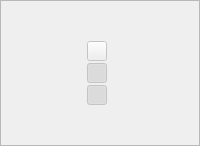
         <widget class="QFrame" name="moving_disp_settings_frame">
          <property name="frameShape">
           <enum>QFrame::StyledPanel</enum>
          </property>
          <property name="frameShadow">
           <enum>QFrame::Raised</enum>
          </property>
          <layout class="QHBoxLayout" name="horizontalLayout_5">
           <property name="spacing">
            <number>0</number>
           </property>
           <property name="leftMargin">
            <number>0</number>
           </property>
           <property name="topMargin">
            <number>0</number>
           </property>
           <property name="rightMargin">
            <number>0</number>
           </property>
           <property name="bottomMargin">
            <number>0</number>
           </property>
           <item alignment="Qt::AlignHCenter">
            <widget class="QFrame" name="moving_tools_frame">
             <property name="sizePolicy">
              <sizepolicy hsizetype="Fixed" vsizetype="Preferred">
               <horstretch>0</horstretch>
               <verstretch>0</verstretch>
              </sizepolicy>
             </property>
             <property name="minimumSize">
              <size>
               <width>30</width>
               <height>0</height>
              </size>
             </property>
             <property name="maximumSize">
              <size>
               <width>30</width>
               <height>16777215</height>
              </size>
             </property>
             <layout class="QVBoxLayout" name="verticalLayout_3">
              <property name="spacing">
               <number>2</number>
              </property>
              <property name="leftMargin">
               <number>2</number>
              </property>
              <property name="topMargin">
               <number>0</number>
              </property>
              <property name="rightMargin">
               <number>2</number>
              </property>
              <property name="bottomMargin">
               <number>0</number>
              </property>
              <item>
               <spacer name="verticalSpacer">
                <property name="orientation">
                 <enum>Qt::Vertical</enum>
                </property>
                <property name="sizeHint" stdset="0">
                 <size>
                  <width>20</width>
                  <height>40</height>
                 </size>
                </property>
               </spacer>
              </item>
              <item>
               <widget class="QPushButton" name="moving_home_button">
                <property name="enabled">
                 <bool>false</bool>
                </property>
                <property name="sizePolicy">
                 <sizepolicy hsizetype="Fixed" vsizetype="Fixed">
                  <horstretch>0</horstretch>
                  <verstretch>0</verstretch>
                 </sizepolicy>
                </property>
                <property name="minimumSize">
                 <size>
                  <width>20</width>
                  <height>20</height>
                 </size>
                </property>
                <property name="maximumSize">
                 <size>
                  <width>20</width>
                  <height>20</height>
                 </size>
                </property>
                <property name="font">
                 <font>
                  <family>Segoe UI</family>
                  <pointsize>9</pointsize>
                 </font>
                </property>
                <property name="toolTip">
                 <string>Reset all viewports to initial extent</string>
                </property>
                <property name="text">
                 <string/>
                </property>
               </widget>
              </item>
              <item>
               <widget class="QPushButton" name="moving_link_button">
                <property name="enabled">
                 <bool>false</bool>
                </property>
                <property name="sizePolicy">
                 <sizepolicy hsizetype="Fixed" vsizetype="Fixed">
                  <horstretch>0</horstretch>
                  <verstretch>0</verstretch>
                 </sizepolicy>
                </property>
                <property name="minimumSize">
                 <size>
                  <width>20</width>
                  <height>20</height>
                 </size>
                </property>
                <property name="maximumSize">
                 <size>
                  <width>20</width>
                  <height>20</height>
                 </size>
                </property>
                <property name="font">
                 <font>
                  <family>Segoe UI</family>
                  <pointsize>9</pointsize>
                 </font>
                </property>
                <property name="toolTip">
                 <string>Unlink zooming in all viewports</string>
                </property>
                <property name="text">
                 <string/>
                </property>
                <property name="checkable">
                 <bool>true</bool>
                </property>
                <property name="checked">
                 <bool>true</bool>
                </property>
               </widget>
              </item>
              <item>
               <widget class="QPushButton" name="moving_slice_guides_button">
                <property name="enabled">
                 <bool>false</bool>
                </property>
                <property name="sizePolicy">
                 <sizepolicy hsizetype="Fixed" vsizetype="Fixed">
                  <horstretch>0</horstretch>
                  <verstretch>0</verstretch>
                 </sizepolicy>
                </property>
                <property name="minimumSize">
                 <size>
                  <width>20</width>
                  <height>20</height>
                 </size>
                </property>
                <property name="maximumSize">
                 <size>
                  <width>20</width>
                  <height>20</height>
                 </size>
                </property>
                <property name="font">
                 <font>
                  <family>Segoe UI</family>
                  <pointsize>9</pointsize>
                 </font>
                </property>
                <property name="toolTip">
                 <string>Show slice intersection lines</string>
                </property>
                <property name="text">
                 <string/>
                </property>
                <property name="checkable">
                 <bool>true</bool>
                </property>
                <property name="checked">
                 <bool>true</bool>
                </property>
               </widget>
              </item>
              <item>
               <spacer name="verticalSpacer_2">
                <property name="orientation">
                 <enum>Qt::Vertical</enum>
                </property>
                <property name="sizeHint" stdset="0">
                 <size>
                  <width>20</width>
                  <height>40</height>
                 </size>
                </property>
               </spacer>
              </item>
             </layout>
            </widget>
           </item>
          </layout>
         </widget>
